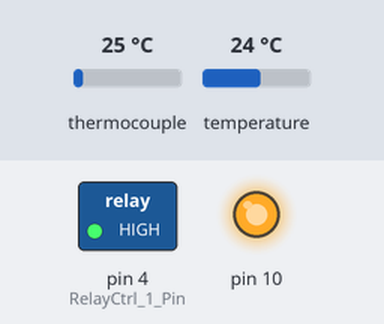
The sketch below on a simulated Arduino Uno, built with avr-gcc and run on an emulated ATmega328P. On the bench: switched loads named in the sketch (green lamp = pin HIGH), output pins drawn as LEDs (lit = HIGH). Inputs (shaded band) come from the test bench; at power-on: thermocouple 25 °C, temperature 24 °C. What the sketch prints to the serial monitor is not drawn.

Above: at 7.7 s.
7.8 s: thermocouple set to 51 °C
10.8 s: thermocouple set to 59 °C
At 11.8 s:
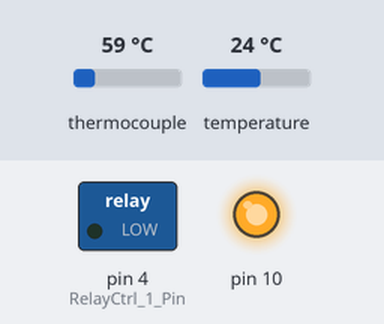
13.8 s: thermocouple set to 2 °C
At 15.1 s:
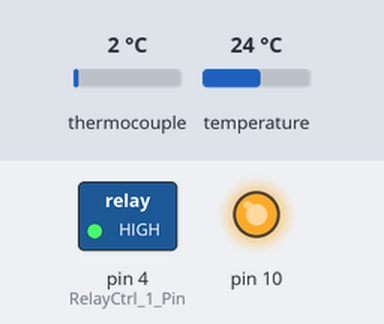
Timing chart, 0 to 16.3 s (numbered marks = the images above; inputs shaded):
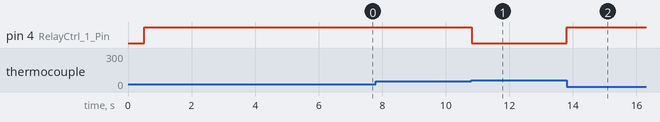

Measured:
- the behaviour switches between 54 and 55 °C on thermocouple (found by bisection; images 0 and 1)
- after the input at 7.8 s, every drawn part: stays the same
- after the input at 10.8 s, pin 4 (RelayCtrl_1_Pin): HIGH → LOW at once
- after the input at 13.8 s, pin 4 (RelayCtrl_1_Pin): LOW → HIGH at once

The sketch:

simpletempcontrol.ino
```cpp
//Simple Arduino Feedback Temperature controller with hysteresis for Relay and Thermocouple measurement - Example
//Michael Klopfer, PhD  California Plug Load Research Center, University of California, Irvine
//Built to work with K-Type thermocouple and MAX31855 demo board from Adafruit Industries (Adafruit library by Limour Fried)
//Version 1.0 (Feb 26, 2017)
#include <SPI.h>
#include "Adafruit_MAX31855.h"

//
//Interface Configuration Pins
//
//MAX31855 thermocouple interface. (By using separate CSBs, multiple devices can use the same SPI bus - implemented only for 1 device in this example)
#define maxCS 6 //CS of a MAX31855 thermocouple interface. By using separate CSBs, multiple devices can use the same SPI bus.
#define maxSO  5 //SPI MOSI pin of MAX31855 thermocouple interface
#define maxSCK  7 //SPI CLK pin of MAX31855 thermocouple interface
//Output Relay
#define RelayCtrl_1_Pin  4 //Pin to control relay that switches the thermal control
#define direct true //direct or inverse control (direct (true) = heating, reverse (false) = cooling)
#define upper_hysteresis_1 1.5  //value for overshoot hysteresis (degrees)
#define lower_hysteresis_1 2  //value for undershoot hysteresis (degrees)
#define min_trans_time 5000 // minimum time in a state (value in ms), prevents rapid switching for compressors or likewise which can not be rapidly cycled
int sampleloop = 10; //number of averaged reads for calculation (increased number reduces outliers and improves percision at the cost of responsiveness)
double temp_set1 = 125.0;  // *F  - Control setpoint value (in degrees F)  (degrees F is used because of marginally higher resolution per degree)
//Initialization of control variables
unsigned long lastswitcheventtime=0; //time in millis() since last switch event
double temp_read1;  //Temperature that system is currently maintaining
unsigned long runtime=0; //tracker for runtime
unsigned long lastruntime=0;//used to detect millis() rollover and indicate transitions
byte TCError1=false; //this is a flag if there is a Thermocouple error
byte RelayStatus_1=0; //status of relay
byte overrideindicator=0; //used to detect millis() rollover
Adafruit_MAX31855 kTC(maxSCK, maxCS, maxSO); //Create a MAX31855 object with program parameters
//Thermocouple calibration constants
#define TC1_gain 0.988 //Thermocouple correction gain
#define TC1_offset -2.5  //Thermocouple correction offset
void setup()
{
  //Initiate heating element relay
  pinMode(RelayCtrl_1_Pin, OUTPUT);  //Initiate heating element relay, set as output
  digitalWrite(RelayCtrl_1_Pin, LOW); //Initiate heating element relay, start LOW (off)
  SPI.begin();   //Initiate thermocouple communication
  delay(500);   // The MAX31855 needs a little time to stabilize
  Serial.begin(115200);  //Move serial fast to improve responsiveness
}
void loop()
{
  temp_read1=0; //initialize the temp variable for the averages
  double samples[sampleloop]={0};
  for (int i=0; i<sampleloop; i++)//read sequential samples
  {
   samples[i] = (TC1_gain*kTC.readFarenheit())+TC1_offset;  //Measurement and calibration of TC input
  }
  for (int i=0; i<sampleloop; i++) //average the sequential samples
  {
  temp_read1=samples[i]+temp_read1;
  }
  temp_read1=temp_read1/(double)sampleloop;

  if(isnan(temp_read1)) //check for NAN, if this is not done, if the TC messes up, the controller can stick on!
  {
    temp_read1=temp_set1*100; //fail safe! False value but way above what is expected - this approach may not always be safe for refrigeration case!!    TCError1=true;
  }
  else
  {
    TCError1=false;
  }
 runtime=millis(); //set runtime
 if (lastruntime>runtime) //check for millis() rollover event, prepare accordingly, skip and wait until time reaccumulates
 {
  overrideindicator=1;
  lastruntime=runtime;
  delay (min_trans_time); //delay if overflow event is detected as failsafe
 }

if (direct==true)
{
  if (RelayStatus_1==0 && temp_read1<=temp_set1-lower_hysteresis_1 && min_trans_time<(lastruntime-runtime) && !overrideindicator)
  {
          digitalWrite(RelayCtrl_1_Pin, HIGH);
          lastswitcheventtime = runtime-lastswitcheventtime;  //reset transition time counter (verify no issue with millis() rollover)
          RelayStatus_1=1;  //toggle relay status indicator
          lastruntime=runtime;  //update lastruntime variable - used to check switchine period and to permit checking for millis() overflow event
          overrideindicator=0; //reset millis() overflow event indicator

  }
   else if (RelayStatus_1==1 && temp_read1>=temp_set1+upper_hysteresis_1 && min_trans_time<(lastruntime-runtime) && !overrideindicator)
    {
         digitalWrite(RelayCtrl_1_Pin, LOW);
         lastswitcheventtime =  runtime-lastswitcheventtime; //reset transition time counter (verify no issue with millis() rollover)
         RelayStatus_1=0;  //toggle relay status indicator
         lastruntime=runtime;   //update lastruntime variable - used to check switchine period and to permit checking for millis() overflow event
         overrideindicator=0; //reset millis() overflow event indicator
    }
  else {}
}
if (direct==!true)
{
  if (RelayStatus_1==1 && temp_read1<=temp_set1-lower_hysteresis_1 && min_trans_time<(lastruntime-runtime) && !overrideindicator)
  {
      digitalWrite(RelayCtrl_1_Pin, LOW);
      lastswitcheventtime = runtime-lastswitcheventtime;  //reset transition time counter (verify no issue with millis() rollover)
      RelayStatus_1=0;  //toggle relay status indicator
      lastruntime=runtime;  //update lastruntime variable - used to check switchine period and to permit checking for millis() overflow event
      overrideindicator=0; //reset millis() overflow event indicator

  }
   else if (RelayStatus_1==0 && temp_read1>=temp_set1+upper_hysteresis_1 && min_trans_time<(lastruntime-runtime) && !overrideindicator)
    {
         digitalWrite(RelayCtrl_1_Pin, HIGH);
         lastswitcheventtime = runtime-lastswitcheventtime;  //reset transition time counter (verify no issue with millis() rollover)
         RelayStatus_1=1;  //toggle relay status indicator
         lastruntime=runtime;  //update lastruntime variable - used to check switchine period and to permit checking for millis() overflow event
         overrideindicator=0; //reset millis() overflow event indicator
    }
  else {}
}
  Serial.print("SetPoint(F):"); Serial.print(temp_set1); Serial.print(" ");
  Serial.print("AmbientCJTemp(C):"); //MAX31855 Internal Cold junction temp reading (in C) (roughly ambient temp to the IC)
  Serial.print(kTC.readInternal()); Serial.print(" "); //Read temp from TC controller internal cold junction
  Serial.print("AvgCurrentTCTemp(F):"); Serial.print(temp_read1); Serial.print(" "); //Display averaged TC temperature
  Serial.print("RelayStatus:"); Serial.print(RelayStatus_1); Serial.print(" "); //Dis[play the present status of the thermal control relay
  Serial.print("TimeFromLastToPresentSwitchState:"); Serial.print(lastswitcheventtime); Serial.print(" "); Serial.print("TotalRuntime(ms):"); Serial.println(runtime);

}
```
